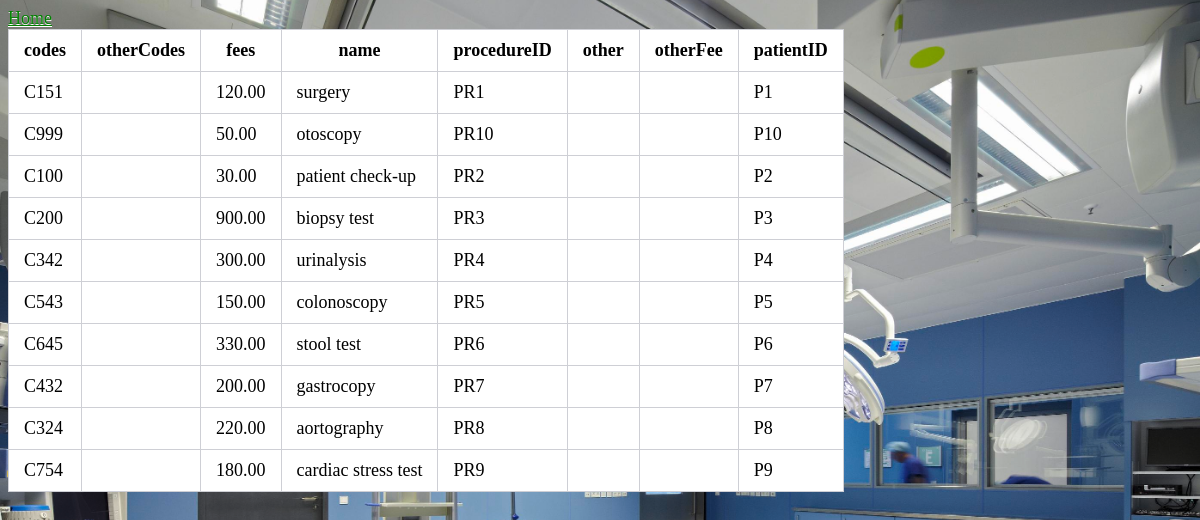
Screenshot of /Procedures.php with the database file from the repository.
### tables this page shows
CREATE TABLE `procedures` (
  `codes` varchar(10) DEFAULT NULL,
  `otherCodes` varchar(10) DEFAULT NULL,
  `fees` varchar(10) DEFAULT NULL,
  `name` varchar(20) NOT NULL,
  `procedureID` varchar(10) NOT NULL,
  `other` varchar(100) DEFAULT NULL,
  `otherFee` varchar(10) DEFAULT NULL,
  `patientID` varchar(10) NOT NULL
);

### Procedures.php (the view, shortened to what this page needs)
<!DOCTYPE html>
<html>
<head><link rel="stylesheet" href="style.css" type="text/css"></head>
<a href ="index.html">Home</a>
<body>
	<?php
	include('dbconnect.php');
$query ="SELECT * FROM procedures";
$result = mysqli_query($conn,$query);
echo
"<table>
<tr>
	<th> codes </th>
	<th> otherCodes </th>
	<th> fees </th>
	<th> name </th>
	<th> procedureID </th>
	<th> other </th>
	<th> otherFee </th>
	<th> patientID </th>
	</tr>";
if ($result->num_rows > 0) {
while ($row = mysqli_fetch_assoc($result)){
	if ($row)
		echo "<tr><td>".$row["codes"]."</td><td>".$row["otherCodes"]."</td><td>".$row["fees"]."</td><td>".$row["name"].
	"</td><td>".$row["procedureID"]."</td><td>".$row["other"]."</td><td>".$row["otherFee"]."</td><td>".$row["patientID"]."</td></tr>";
}
}
else {
	echo "DIDN'T FIND ANYTHING";
}
echo
"</table>";
?>
</body>
</html>

### style.css (style rules this page uses)
table { border-collapse: collapse; background-color:white; }
th, td { border: 1px solid #cecfd5; padding: 10px 15px; }
body { font-size:18px; text-shadow: 0 1px 0 white; color:black; }
html { background: url("wellnessClinic.jpg") no-repeat center center fixed; -webkit-background-size: cover; -moz-background-size: cover; -o-background-size: cover; background-size: cover; }
a:link { color:green; }

### rows the page displays
procedures: codes "C151", fees "120.00", name "surgery", procedureID "PR1", patientID "P1"
procedures: codes "C999", fees "50.00", name "otoscopy", procedureID "PR10", patientID "P10"
procedures: codes "C100", fees "30.00", name "patient check-up", procedureID "PR2", patientID "P2"
procedures: codes "C200", fees "900.00", name "biopsy test", procedureID "PR3", patientID "P3"
procedures: codes "C342", fees "300.00", name "urinalysis", procedureID "PR4", patientID "P4"
procedures: codes "C543", fees "150.00", name "colonoscopy", procedureID "PR5", patientID "P5"
procedures: codes "C645", fees "330.00", name "stool test", procedureID "PR6", patientID "P6"
procedures: codes "C432", fees "200.00", name "gastrocopy", procedureID "PR7", patientID "P7"
procedures: codes "C324", fees "220.00", name "aortography", procedureID "PR8", patientID "P8"
procedures: codes "C754", fees "180.00", name "cardiac stress test", procedureID "PR9", patientID "P9"
